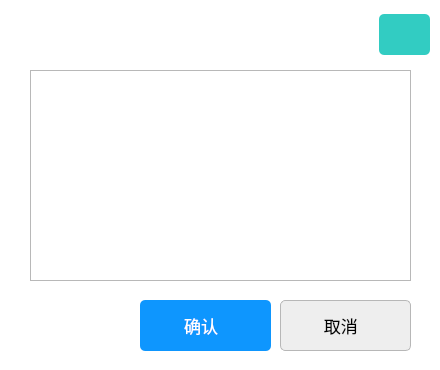
<?xml version="1.0" encoding="UTF-8"?>
<ui version="4.0">
 <class>Modify_Comment</class>
 <widget class="QWidget" name="Modify_Comment">
  <property name="geometry">
   <rect>
    <x>0</x>
    <y>0</y>
    <width>440</width>
    <height>370</height>
   </rect>
  </property>
  <property name="cursor">
   <cursorShape>BlankCursor</cursorShape>
  </property>
  <property name="windowTitle">
   <string>Form</string>
  </property>
  <property name="styleSheet">
   <string notr="true">QWidget#Modify_Comment
{
	background-color: rgb(255, 255, 255);
}</string>
  </property>
  <widget class="QTextEdit" name="txtEditComment">
   <property name="geometry">
    <rect>
     <x>30</x>
     <y>70</y>
     <width>381</width>
     <height>211</height>
    </rect>
   </property>
   <property name="font">
    <font>
     <pointsize>15</pointsize>
    </font>
   </property>
  </widget>
  <widget class="QPushButton" name="btnOk">
   <property name="geometry">
    <rect>
     <x>140</x>
     <y>300</y>
     <width>131</width>
     <height>51</height>
    </rect>
   </property>
   <property name="font">
    <font>
     <family>Microsoft Yahei</family>
     <pointsize>13</pointsize>
    </font>
   </property>
   <property name="cursor">
    <cursorShape>BlankCursor</cursorShape>
   </property>
   <property name="focusPolicy">
    <enum>Qt::NoFocus</enum>
   </property>
   <property name="styleSheet">
    <string notr="true">QPushButton
{
    font-family:Microsoft Yahei;
    color:white;
    background-color:rgb(14 , 150 , 254);
    border-radius:5px;
}

QPushButton:hover
{
    background-color:rgb(44 , 137 , 255);
}

QPushButton:pressed
{
    background-color:rgb(14 , 135 , 228);
    padding-left:3px;
    padding-top:3px;
}</string>
   </property>
   <property name="text">
    <string>确认  </string>
   </property>
   <property name="icon">
    <iconset resource="imageIcon.qrc">
     <normaloff>:/imgIcon/appbar.check.png</normaloff>:/imgIcon/appbar.check.png</iconset>
   </property>
   <property name="iconSize">
    <size>
     <width>76</width>
     <height>76</height>
    </size>
   </property>
  </widget>
  <widget class="QPushButton" name="btnCancel">
   <property name="geometry">
    <rect>
     <x>280</x>
     <y>300</y>
     <width>131</width>
     <height>51</height>
    </rect>
   </property>
   <property name="font">
    <font>
     <pointsize>13</pointsize>
    </font>
   </property>
   <property name="cursor">
    <cursorShape>BlankCursor</cursorShape>
   </property>
   <property name="focusPolicy">
    <enum>Qt::NoFocus</enum>
   </property>
   <property name="styleSheet">
    <string notr="true">QPushButton
{
    color:black;
    background-color:rgb(238 , 238 , 238);
    border: 1px solid rgb(183 , 183 , 183);
	border-radius:5px;
}

QPushButton:hover
{
    color:black;
    background-color:rgb(228 , 240 , 250);
    border: 1px solid rgb(15 , 150 , 255);
}

QPushButton:pressed
{
    color:black;
    background-color:rgb(204 , 228 , 247);
    border: 1px solid rgb(1 , 84 , 153);
    padding-left:3px;
    padding-top:3px;
}</string>
   </property>
   <property name="text">
    <string>取消  </string>
   </property>
   <property name="icon">
    <iconset resource="imageIcon.qrc">
     <normaloff>:/imgIcon/appbar.close.2.png</normaloff>:/imgIcon/appbar.close.2.png</iconset>
   </property>
   <property name="iconSize">
    <size>
     <width>76</width>
     <height>76</height>
    </size>
   </property>
  </widget>
  <widget class="QPushButton" name="btn_close">
   <property name="geometry">
    <rect>
     <x>379</x>
     <y>14</y>
     <width>51</width>
     <height>41</height>
    </rect>
   </property>
   <property name="styleSheet">
    <string notr="true">QPushButton
{
    font-family:Microsoft Yahei;
    color:white;
	background-color:rgb(50 , 204 , 194);
    border-radius:5px;
}

QPushButton:hover
{
    background-color:rgb(50, 184, 179);
}

QPushButton:pressed
{
    background-color:rgb(41, 144, 163);
    padding-left:3px;
    padding-top:3px;
}</string>
   </property>
   <property name="text">
    <string/>
   </property>
   <property name="icon">
    <iconset resource="imageIcon.qrc">
     <normaloff>:/imgIcon/appbar.close.png</normaloff>:/imgIcon/appbar.close.png</iconset>
   </property>
   <property name="iconSize">
    <size>
     <width>76</width>
     <height>76</height>
    </size>
   </property>
  </widget>
  <widget class="QLabel" name="label_7">
   <property name="geometry">
    <rect>
     <x>6</x>
     <y>-2</y>
     <width>76</width>
     <height>76</height>
    </rect>
   </property>
   <property name="styleSheet">
    <string notr="true">border-image: url(:/imgIcon/appbar.edit.add.png);</string>
   </property>
   <property name="text">
    <string/>
   </property>
  </widget>
  <widget class="QLabel" name="label_8">
   <property name="geometry">
    <rect>
     <x>70</x>
     <y>15</y>
     <width>171</width>
     <height>41</height>
    </rect>
   </property>
   <property name="font">
    <font>
     <family>微软雅黑</family>
     <pointsize>15</pointsize>
     <weight>75</weight>
     <bold>true</bold>
    </font>
   </property>
   <property name="styleSheet">
    <string notr="true">color: rgb(255, 255, 255);</string>
   </property>
   <property name="text">
    <string>修改评语</string>
   </property>
  </widget>
 </widget>
 <resources>
  <include location="imageIcon.qrc"/>
 </resources>
 <connections/>
</ui>
